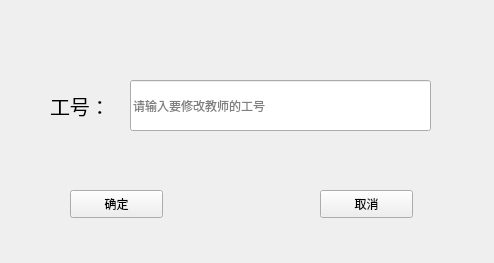
<?xml version="1.0" encoding="UTF-8"?>
<ui version="4.0">
 <class>Form</class>
 <widget class="QWidget" name="Form">
  <property name="geometry">
   <rect>
    <x>0</x>
    <y>0</y>
    <width>494</width>
    <height>263</height>
   </rect>
  </property>
  <property name="windowTitle">
   <string>修改信息</string>
  </property>
  <widget class="QPushButton" name="ensureButton">
   <property name="geometry">
    <rect>
     <x>70</x>
     <y>190</y>
     <width>93</width>
     <height>28</height>
    </rect>
   </property>
   <property name="text">
    <string>确定</string>
   </property>
  </widget>
  <widget class="QLabel" name="label">
   <property name="geometry">
    <rect>
     <x>50</x>
     <y>90</y>
     <width>61</width>
     <height>31</height>
    </rect>
   </property>
   <property name="font">
    <font>
     <pointsize>15</pointsize>
    </font>
   </property>
   <property name="text">
    <string>工号：</string>
   </property>
  </widget>
  <widget class="QLineEdit" name="idEdit">
   <property name="geometry">
    <rect>
     <x>130</x>
     <y>80</y>
     <width>301</width>
     <height>51</height>
    </rect>
   </property>
   <property name="placeholderText">
    <string>请输入要修改教师的工号</string>
   </property>
  </widget>
  <widget class="QPushButton" name="cancelButton">
   <property name="geometry">
    <rect>
     <x>320</x>
     <y>190</y>
     <width>93</width>
     <height>28</height>
    </rect>
   </property>
   <property name="text">
    <string>取消</string>
   </property>
  </widget>
 </widget>
 <resources/>
 <connections/>
</ui>
